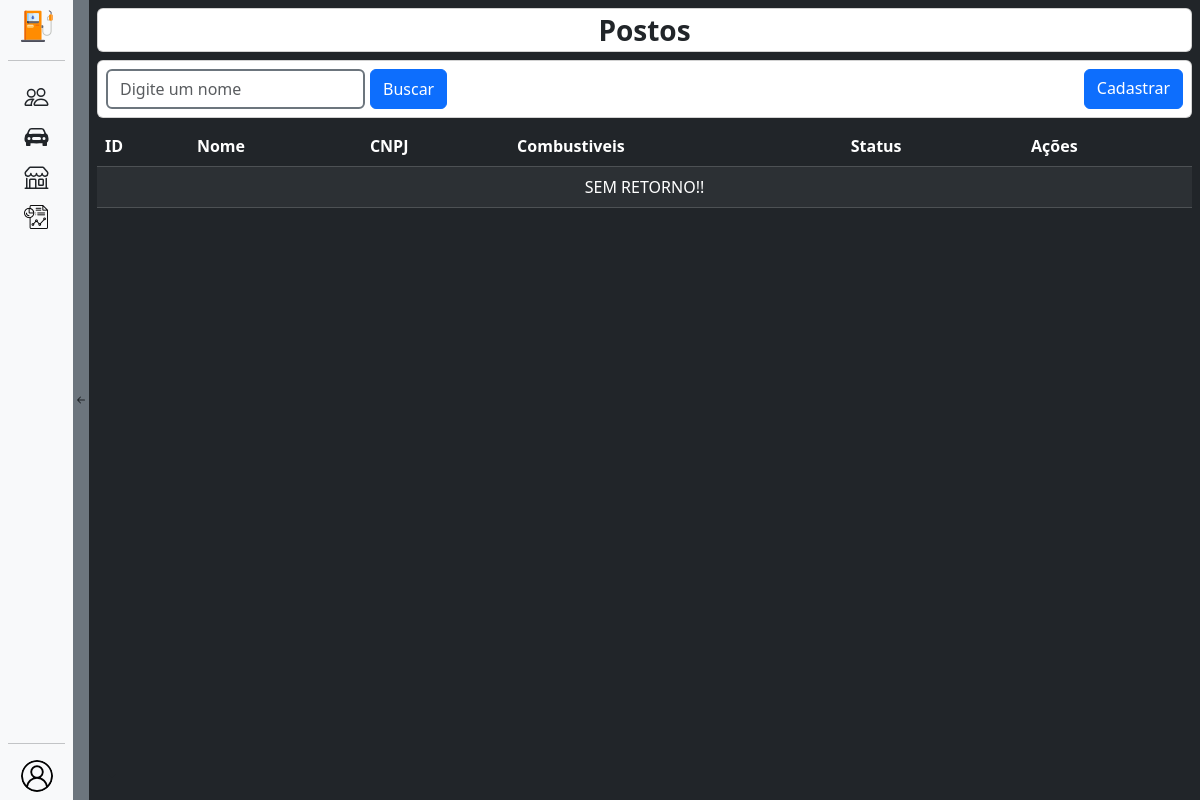
The page /postos/ (signed in) on the database as committed earlier.
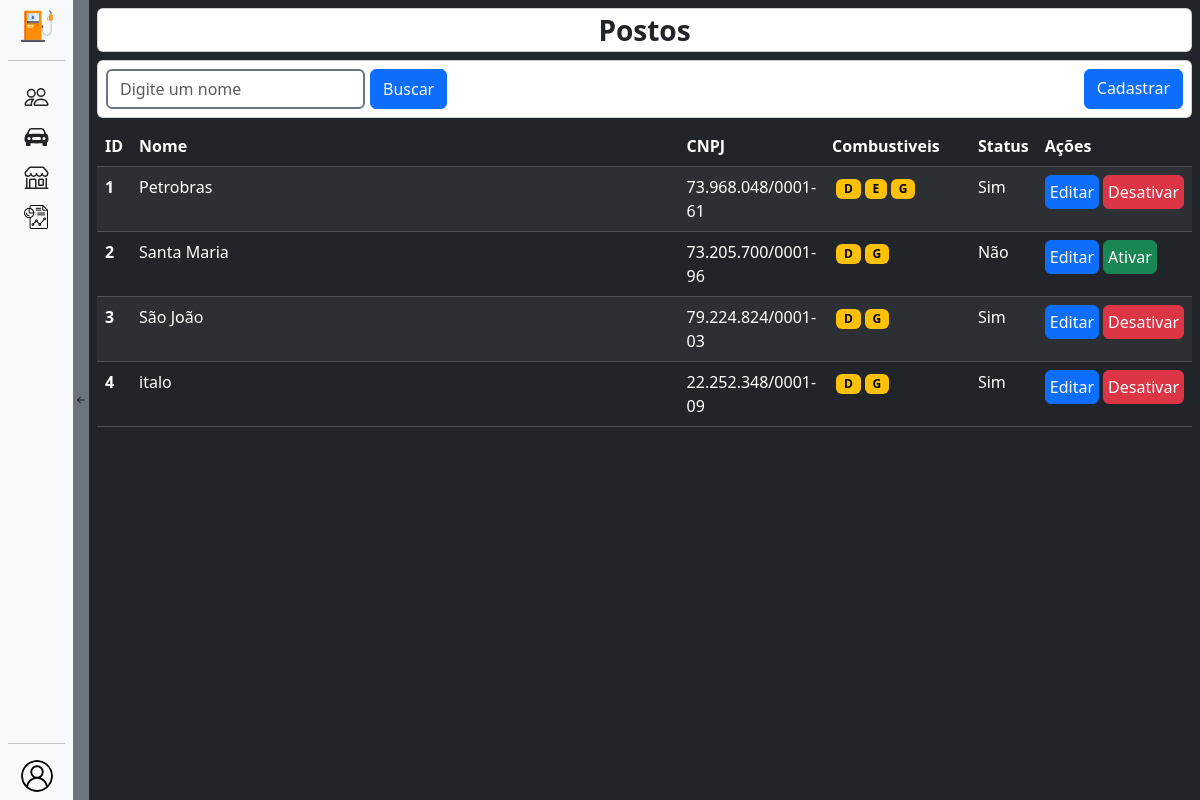
The same page on the database as committed later.
### postos/models.py (models this page shows, shortened)
class Posto(models.Model):
    nome = models.CharField(max_length=150, null=False, blank=False, validators=[MaxLengthValidator(limit_value=150)])
    cnpj = models.CharField(max_length=18, unique=True, null=False, blank=False, validators=[cnpj_validator])
    tipos_combustivel = models.ManyToManyField(TipoCombustivel, related_name='tipos_combustivel')
    ativo = models.BooleanField(default=True, null=False, blank=False)
    class Meta:
        verbose_name = ("Posto")
        verbose_name_plural = ("Postos")

### veiculos/models.py (models this page shows)
class TipoCombustivel(models.Model):
    tipos_choice = (('G', 'Gasolina'), ('D', 'Diesel'), ('E', 'Etanol'))
    tipo = models.CharField(max_length=2, choices=tipos_choice, null=False, unique=True)
    def __str__(self):
        return self.tipo

### postos/views.py (the view)
# urls.py: path('', views.postosView, name='postos'),
@login_required(login_url='login')
@has_role_decorator('Administrador', redirect_url=reverse_lazy('login'))
def postosView(request):
    context = {'perfil_logado': Usuarios.objects.get(username=request.user)}
    if request.method == 'POST':
        context['postos'] = Posto.objects.filter(nome__icontains=request.POST.get('busca-input'))
        return render(request, 'postos.html', context)
    if request.method == 'GET':
        context['postos'] = Posto.objects.all()
        return render(request, 'postos.html', context)

### postos/templates/postos.html (shortened to what this page needs)
{% extends "base.html" %}
{% load static %}
{% block 'body' %}
    <div class="container p-2">
        <div class="card text-center fw-bold fs-3 mb-2">Postos</div>
        <div class="card flex-row p-2 mb-2 justify-content-between">
            <form method="post" class="d-flex" style="gap: 5px;">
                <input type="text" name="busca-input" placeholder="Digite um nome" class="form-control border-2 border-secondary">
                <input type="submit" value="Buscar" class="btn btn-primary">
            </form>
            <a href="{% url 'postos_cadastrar' %}" class="btn btn-primary">Cadastrar</a>
        </div>
        <div class="overflow-x-auto">
            <table class="table table-dark table-striped">
                <thead>
                    <tr>
                        <th scope="col">ID</th>
                        <th scope="col">Nome</th>
                        <th scope="col">CNPJ</th>
                        <th scope="col">Combustiveis</th>
                        <th scope="col">Status</th>
                        <th scope="col">Ações</th>
                    </tr>
                </thead>
                <tbody>
                    {% if postos %}
                        {% for posto in postos %}
                            <tr>
                                <th scope="row">{{posto.id}}</th>
                                <td class="w-50">{{posto.nome}}</td>
                                <td>{{posto.cnpj}}</td>
                                <td style="width: 150px;">{% for tipo in posto.tipos_combustivel.all %}<span class="badge text-bg-warning ms-1">{{tipo}}</span>{% endfor %}</td>
                                <td>{% if posto.ativo %}Sim{% else %}Não{% endif %}</td>
                                <td style="width: 145px;">
                                    <div class="d-flex">
                                        <a class="btn btn-primary me-1 p-1" href="{% url 'postos_editar' posto.pk %}">Editar</a>
                                        {% if posto.ativo %}
                                            <a href="{% url 'postos_desativar' posto.pk %}" class="btn btn-danger p-1">Desativar</a>
                                        {% else %}
                                            <a href="{% url 'postos_desativar' posto.pk %}" class="btn btn-success p-1">Ativar</a>
                                        {% endif %}
                                    </div>
                                </td>
                            </tr>
                        {% endfor %}
                    {% else %}
                            <td class="text-center" colspan="6">SEM RETORNO!!</td>
                    {% endif %}
                </tbody>
            </table>
        </div>
    </div>
{% endblock %}

Rows that differ between the two databases and show on the page:
added Posto: id "1", nome "Petrobras", cnpj "73.968.048/0001-61", ativo "Sim"
now on this page (row unchanged): TipoCombustivel: tipo "D"
now on this page (row unchanged): TipoCombustivel: tipo "E", shown under "1"
added TipoCombustivel: tipo "G"
added Posto: id "2", nome "Santa Maria", cnpj "73.205.700/0001-96", ativo "Não"
added Posto: id "3", nome "São João", cnpj "79.224.824/0001-03", ativo "Sim"
added Posto: id "4", nome "italo", cnpj "22.252.348/0001-09", ativo "Sim"
Other text that changed with them:
text no longer shown: "SEM RETORNO!!"
